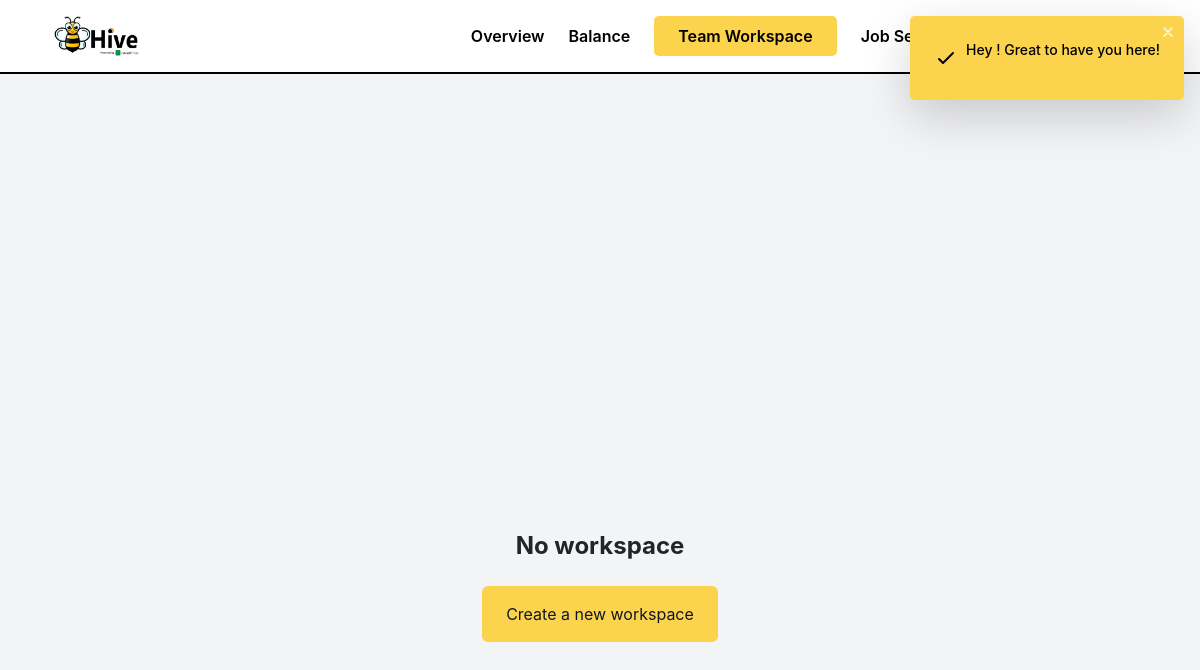
/Teamworkspace/Dashboard/ (signed in), run on an earlier commit of the app's database.
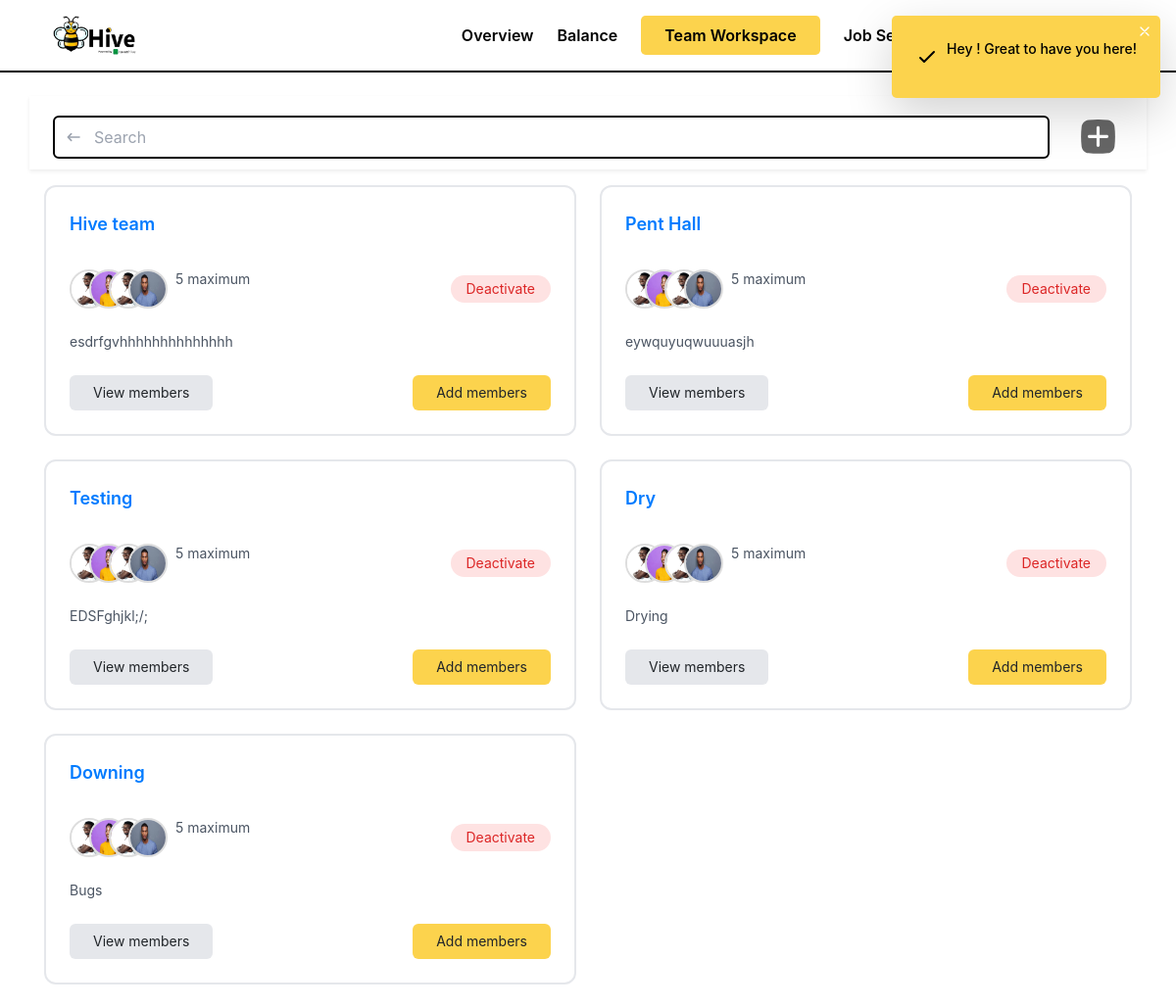
And on a later commit of the database.
### Teamworkspace/models.py (models this page shows, shortened)
class Team(models.Model):
    name = models.CharField(max_length=100, unique=True)
    description = models.TextField(blank=True)
    slug = models.SlugField(max_length=100, unique=True, editable=False)
    created_by = models.ForeignKey(User, on_delete=models.CASCADE, related_name="teams_created")
    unique_id = models.UUIDField(default=uuid.uuid4, editable=False, unique=True)
    created_at = models.DateTimeField(auto_now_add=True)

### Teamworkspace/views.py (the view)
# urls.py: path('Dashboard/', views.Team_workspace_dashboard, name='Team-workspace-dashboard'),  # Dashboard
@login_required
def Team_workspace_dashboard(request):
    created_teams = Team.objects.filter(created_by=request.user)
    member_teams = Team.objects.filter(members__user=request.user)
    all_teams = created_teams.union(member_teams)
    user_roles = {}
    for team in all_teams:
       membership = TeamMembership.objects.filter(team=team, user=request.user).first()
       user_roles[team.slug] = membership.role if membership else None
    context = {
        'teams': all_teams,  # Pass all teams to the template
        'user_roles': user_roles,  # Pass user roles for conditional display
    }
    return render(request, 'Teamworkspace/TeamworkspaceDashboard.html', context)

### Teamworkspace/templatetags/custom_filters.py (called while the page is built)
@register.filter
def get_item(dictionary, key):
    return dictionary.get(key)

### template/Teamworkspace/TeamworkspaceDashboard.html (shortened to what the changed rows need)
{% extends 'Teamworkspace/Teamworkspacebase.html' %}
{% load static %}
{% load custom_filters %}
{% block extra_css %}
    <link rel="stylesheet" href="{% static 'src/css/TeamworkspaceModals.css' %}">
{% endblock %}
{% block content %}
    {% if teams %}
        <main class="p-4">
            <div class="flex container mx-auto px-4 pb-2 pt-3 items-center shadow-sm mb-3">
                <div class="relative flex-grow">
                    <svg class="absolute left-3 top-1/2 transform -translate-y-1/2 text-gray-400 w-5 h-5" xmlns="http://www.w3.org/2000/svg" fill="none" viewBox="0 0 24 24" stroke="currentColor">
                        <path stroke-linecap="round" stroke-linejoin="round" stroke-width="2" d="M8 16l-4-4m0 0l4-4m-4 4h14"></path>
                    </svg>
                    <input
                        type="text"
                        placeholder="Search"
                        class="w-full pl-10 pr-4 py-2 border-2 border-black rounded-md focus:outline-none"
                    />
                </div>
                <button id="OnCreateworkspace-click" class="p-2 ml-4 text-gray-600 hover:text-gray-900">
                </button>
            </div>
            <div class="container mx-auto px-36 grid grid-cols-1 md:grid-cols-2 gap-6">
                {% for team in teams %}
                    <div class="bg-white p-6 rounded-xl border-2 border-zinc-950">
                        <a href="{% url 'Team-Workspace-Chat' %}">
                            <div class="flex items-center mb-4">
                                <h3 class="text-lg font-semibold">{{ team.name }}</h3>
                            </div>
                            <div class="flex justify-between items-center mb-4">
                                <div class="flex">
                                    <div class="flex -space-x-5 mr-2 profile-picture">
                                        <img src="{% static 'images/Employers/kojo (1).jpeg' %}" alt="Member 2" class="w-8 h-8 rounded-full border-2 border-black profile-pic-wrapper" />
                                    </div>
                                    <span class="text-sm text-gray-600">5 maximum</span>
                                </div>
                            </a>
                            {% if user_roles|get_item:team.slug == 'admin' %}
                                <button onclick="deleteTeam('{{ team.slug }}')" class="px-3 py-1 text-sm text-red-600 bg-red-100 rounded-full hover:bg-red-200 transition-colors">
                                    Deactivate
                                </button>
                            {% endif %}
                        </div>
                        <p class="text-sm text-gray-600 mb-4">{{ team.description }}</p>
                        <div class="flex justify-between items-center">
                            <button class="view-members-click OnViewMembers-click-{{ team.slug }} px-4 py-2 text-sm bg-gray-200 rounded-md hover:bg-gray-300 transition-colors">
                                View members
                            </button>
                            {% if user_roles|get_item:team.slug == 'admin' %}
                                <button class="add-team-member-click OnAddTeamMember-click-{{ team.slug }} px-4 py-2 text-sm bg-yellow-300 rounded-md hover:bg-yellow-400 transition-colors">
                                    Add members
                                </button>
                            {% endif %}
                        </div>
                    </div>
                {% endfor %}
        </main>
    {% else %}
    <div class="bg-gray-100">
        <div class="center-align">
            <main class="pt-56">
                <div class="text-center">
                    <h1 class="mb-4 text-2xl font-bold">No workspace</h1>
                    <button id="FirstOnCreateworkspace-click" class="px-6 py-3 text-gray-900 bg-yellow-300 rounded-md hover:bg-yellow-400 focus:outline-none focus:ring-2 focus:ring-yellow-400 focus:ring-offset-2">
                        Create a new workspace
                    </button>
                </div>
            </main>
        </div>
    </div>
    {% endif %}
{% endblock %}

What changed in the data, as far as the page shows it:
added Team: name "Hive team", description "esdrfgvhhhhhhhhhhhhhh"
added Team: name "Pent Hall", description "eywquyuqwuuuasjh"
added Team: name "Testing", description "EDSFghjkl;/;"
added Team: name "Dry", description "Drying"
added Team: name "Downing", description "Bugs"
Also different on the page:
text no longer shown: "No workspace Create a new workspace"
